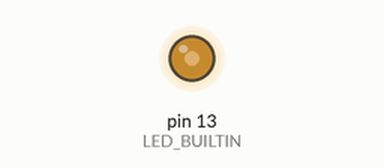
Simulated run of this sketch. Board: Arduino Uno, built with avr-gcc and run on an emulated ATmega328P. On the bench: output pins drawn as LEDs (lit = HIGH). What the sketch prints to the serial monitor is not drawn.

Above: at 0.1 s.
Timing chart, 0 to 1.6 s (numbered marks = the images above):
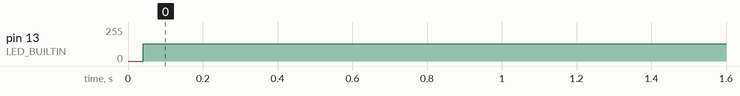

The sketch:

oprekDelay.ino
```cpp
// Variables of the print task.
unsigned long last_print_time;
unsigned long last_blink_time;
unsigned long blink_interval;
bool tock = false;
int print_interval = 1000;
void setup() {
 Serial.begin(115200);
 pinMode(LED_BUILTIN, OUTPUT);
 // Initialize last_time variables.
 last_blink_time = millis();
 last_print_time = millis();
}
void loop() {
 // Check if it is time to run the blink task.
 if (millis() - last_blink_time >= blink_interval) {
 // Update the last blink time.
 last_blink_time += blink_interval;
 // Execute the blink task.
 digitalWrite(LED_BUILTIN, !digitalRead(LED_BUILTIN));
 }
 // Check if it is time to run the print task.
 if (millis() - last_print_time >= print_interval) {
 // Update the last print time.
 last_print_time += print_interval;
 // Execute the print task.
 if (tock){Serial.println("Tock");tock = 0;} else {Serial.println("Tick");tock = 1;}

 }
}
```

Measured:
- by itself, pin 13 (LED_BUILTIN): 0/255 → 128/255 at 0.04 s
